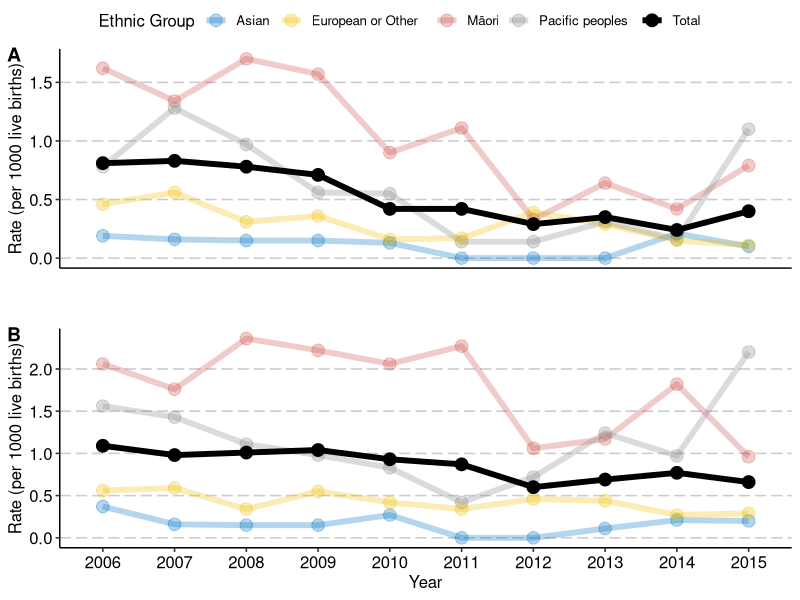
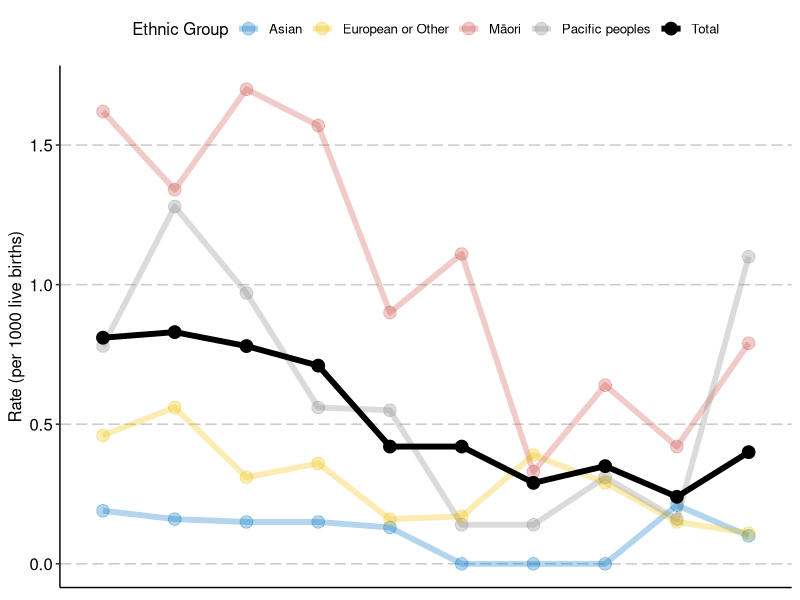
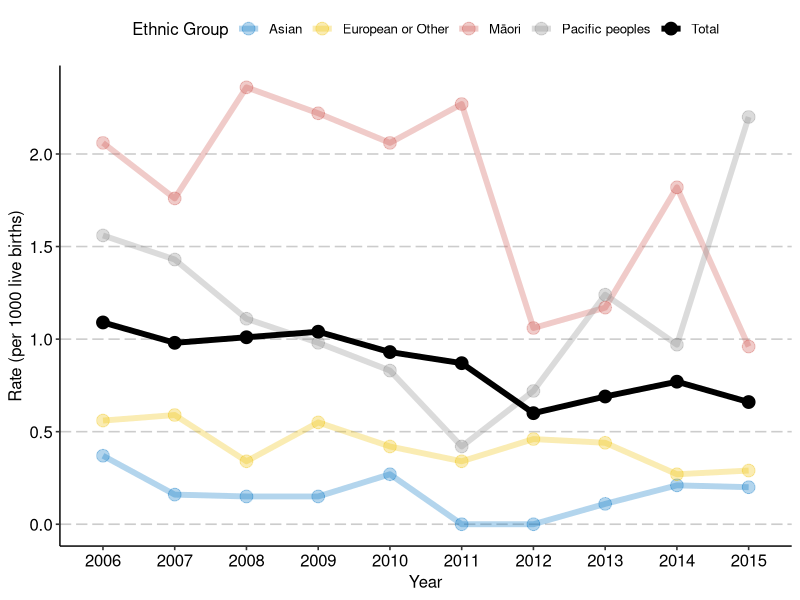

Write the R code that produced these figures, in order. (Note: this script raises an error after producing the figures.)
library(tidyverse)
library(readxl)
library(magrittr)
library(ggpubr)
library(ggsci)

df <-
  read_excel(here::here("data", "incidence.xlsx"), sheet = "Ethnic Group")

df %<>%
  mutate(Type = case_when(
    Type == "SIDS" ~ "SIDS deaths",
    Type == "SUDI" ~ "SUDI deaths",
    TRUE ~ Type
  ))

df %<>%
  pivot_longer(
    cols = c(`2006`:`2015`),
    names_to = "Year",
    values_to = "Number"
  ) %>%
  pivot_wider(names_from = "Type", values_from = "Number") %>%
  mutate(
    `SIDS rate` = `SIDS deaths` * 1000 / `Live Births`,
    `SUDI rate` = `SUDI deaths` * 1000 / `Live Births`
  ) %>%
  mutate_if(is.numeric, round, digits = 2)

# Incidence Plot ----------------------------------------------------------

SIDS_eth_inc <- ggplot(data = df,
                   mapping = aes(x = Year, y = `SIDS rate`,
                                 color = `Ethnic Group`)) +
  geom_line(aes(group = `Ethnic Group`),
            size = 2) +
  geom_point(size = 4) +
  scale_color_manual(values = alpha(
    c("#0073C2FF", "#EFC000FF", "#CD534CFF",
      "#868686FF", "black"),
    c(0.3, 0.3, 0.3, 0.3, 1)
  )) +
  ylab("Rate (per 1000 live births)") +
  theme_pubr() +
  theme(
    panel.grid.major.y = element_line(color = "grey80",
                                      linetype = "longdash"),
    axis.title.x = element_blank(),
    axis.ticks.x = element_blank(),
    axis.text.x = element_blank()
  )

SUDI_eth_inc <- ggplot(data = df,
                   mapping = aes(x = Year, y = `SUDI rate`,
                                 color = `Ethnic Group`)) +
  geom_line(aes(group = `Ethnic Group`),
            size = 2) +
  geom_point(size = 4) +
  scale_color_manual(values = alpha(
    c("#0073C2FF", "#EFC000FF", "#CD534CFF",
      "#868686FF", "black"),
    c(0.3, 0.3, 0.3, 0.3, 1)
  )) +
  ylab("Rate (per 1000 live births)") +
  theme_pubr() +
  theme(panel.grid.major.y = element_line(color = "grey80",
                                          linetype = "longdash"))

comb_eth_inc_plot <- ggarrange(
  SIDS_eth_inc,
  SUDI_eth_inc,
  ncol = 1,
  align = "h",
  common.legend = TRUE,
  labels = c("A", "B")
)

ggsave(
  filename = "eth_inc.png",
  plot = comb_inc_plot,
  path = here::here("out"),
  width = 16,
  height = 18,
  units = "cm"
)


# SUDI Incidence and SIDS and SUDI Count ----------------------------------

count_df <- df %>%
  filter(`Ethnic Group` == "Total") %>%
  select(Year, `SUDI deaths`, `SIDS deaths`) %>%
  pivot_longer(
    cols = c(`SUDI deaths`, `SIDS deaths`),
    names_to = "Type",
    values_to = "Number"
  )

count_plot <- ggplot(data = count_df) +
  geom_bar(
    aes(x = Year, y = Number, fill = Type),
    alpha = 0.7,
    color = "black",
    stat = "identity",
    position = "dodge"
  ) +
  scale_fill_manual(values = c("#0073C2FF", "#868686FF")) +
  scale_color_manual(values = c("#0073C2FF", "#868686FF")) +
  theme_pubr() +
  theme(
    panel.grid.major.y = element_line(color = "grey80",
                                      linetype = "dashed")
  )

comb_count_plot <- ggarrange(
  count_plot,
  SUDI_inc,
  ncol = 1,
  align = "h",
  labels = c("A", "B")
)

ggsave(
  filename = "count_inc.png",
  plot = comb_count_plot,
  path = here::here("out"),
  width = 17,
  height = 18,
  units = "cm"
)

# Incidence and SUDI ethnic breakdown -------------------------------------

inc_df <- df %>%
  filter(`Ethnic Group` == "Total") %>%
  select(Year, `SUDI rate`, `SIDS rate`) %>%
  pivot_longer(
    cols = c(`SUDI rate`, `SIDS rate`),
    names_to = "Type",
    values_to = "Rate"
  )

inc_bar_plot <- ggplot(data = inc_df) +
  geom_bar(
    aes(x = Year, y = Rate, fill = Type),
    alpha = 0.7,
    color = "black",
    stat = "identity",
    position = "dodge"
  ) +
  ylim(0, 1.15) +
  ylab("Rate (per 1000 live births)") +
  scale_fill_manual(values = c("#0073C2FF", "#868686FF")) +
  scale_color_manual(values = c("#0073C2FF", "#868686FF")) +
  theme_pubr() +
  theme(
    panel.grid.major.y = element_line(color = "grey80",
                                      linetype = "dashed")
  )

comb_inc_plot <- ggarrange(
  inc_bar_plot,
  SUDI_inc,
  ncol = 1,
  align = "h",
  labels = c("A", "B")
)


ggsave(
  filename = "incidence.png",
  plot = comb_inc_plot,
  path = here::here("out"),
  width = 17,
  height = 18,
  units = "cm"
)
